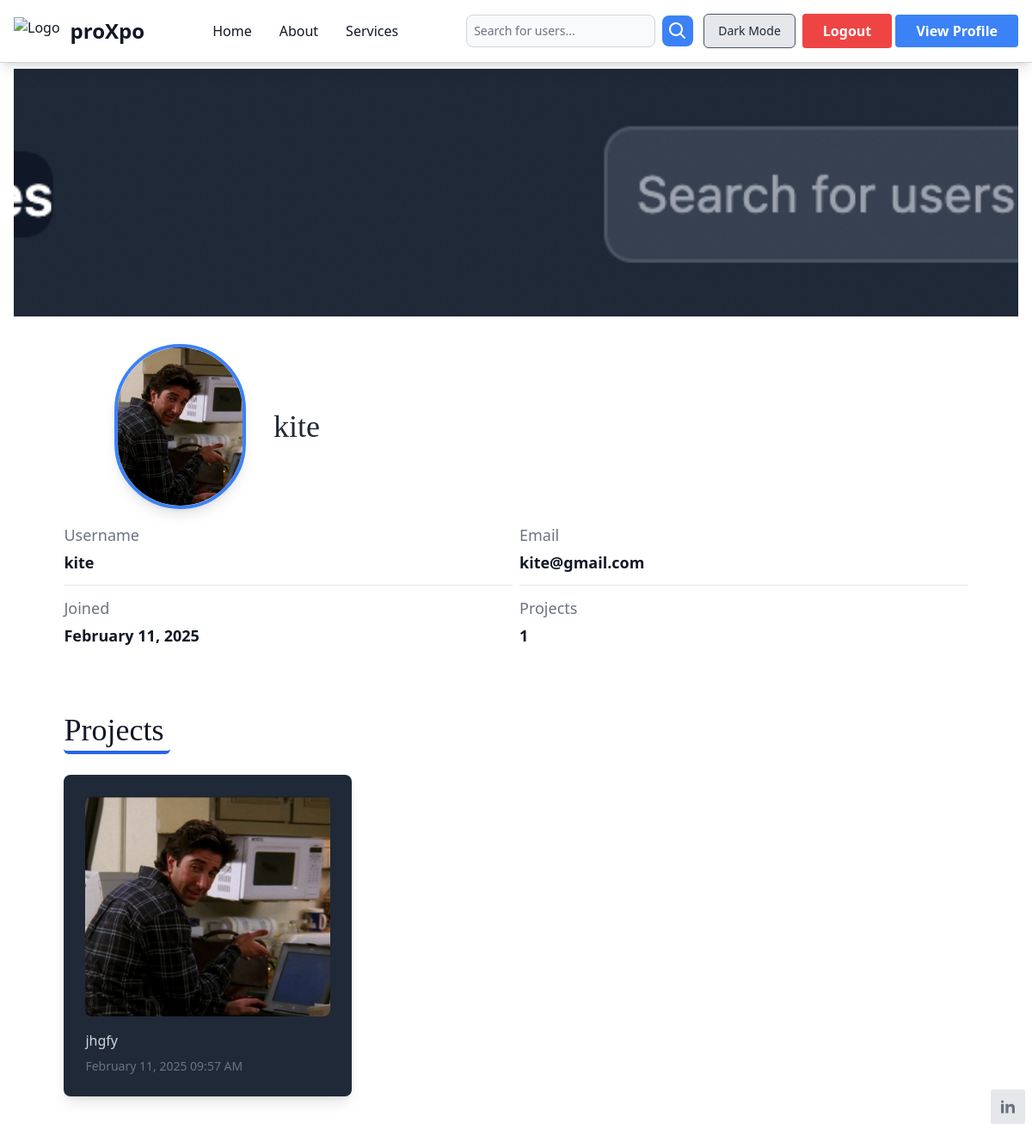
Before: /tweet/profile/kite/ (signed in) with the older database file.
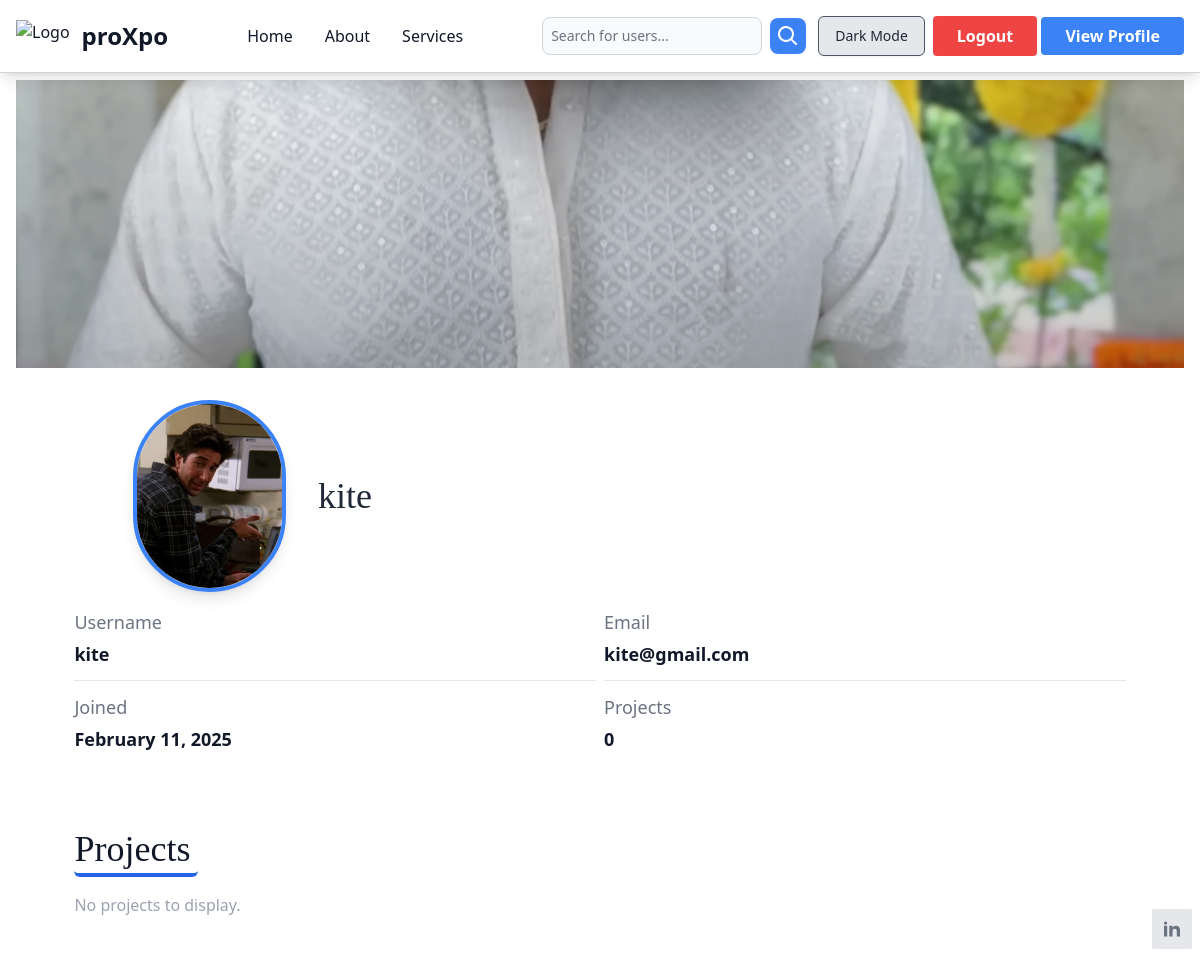
After: the same page with the newer database file.
### tweet/models.py (models this page shows, shortened)
class UserProfile(models.Model):
    user = models.OneToOneField(User, on_delete=models.CASCADE, related_name='profile')
    profile_picture = models.ImageField(upload_to='profile_pics/', blank=True, null=True)
    background_picture = models.ImageField(upload_to='background_pics/', blank=True, null=True)
    updated_at = models.DateTimeField(auto_now=True)
    linkedin_url = models.URLField(max_length=255, blank=True, null=True)

class Project(models.Model):
    user = models.ForeignKey(User, on_delete=models.CASCADE)
    name = models.CharField(max_length=255, blank=False, null=False, default="")
    text = models.TextField()
    image = models.ImageField(upload_to='photos/', blank=True, null=True)
    project_type = models.CharField(max_length=50, choices=PROJECT_TYPE_CHOICES, default='Personal Project')  # ← NEW FIELD
    created_at = models.DateTimeField(auto_now_add=True)
    updated_at = models.DateTimeField(auto_now=True)

### tweet/views.py (the view)
# urls.py: path('profile/<str:username>/', views.user_profile, name='user_profile'),
@login_required
def user_profile(request, username):
    user = get_object_or_404(User, username=username)
    profile, created = UserProfile.objects.get_or_create(user=user)
    projects = Project.objects.filter(user=user).order_by('-created_at')
    if request.method == 'POST':
        form = ProfilePictureForm(request.POST, request.FILES, instance=profile)
        if form.is_valid():
            form.save()
            return redirect('user_profile', username=user.username)
    else:
        form = ProfilePictureForm(instance=profile)
    return render(request, 'profile.html', {
        'user': user,
        'profile': profile,
        'projects': projects,
        'form': form,
    })

### tweet/forms.py
class ProfilePictureForm(forms.ModelForm):
    class Meta:
        model = UserProfile
        fields = ['profile_picture', 'background_picture', 'linkedin_url']
        widgets = {
            'linkedin_url': forms.URLInput(attrs={'class': 'w-full p-2 border rounded-lg'})
        }

### tweet/templates/profile.html (shortened to what this page needs)
{% extends "layout.html" %}
{% load static %}
{% block content %}
<section class="w-full overflow-hidden dark:bg-gray-900">
    <div class="flex flex-col">
        <div class="relative w-full xl:h-[20rem] lg:h-[18rem] md:h-[16rem] sm:h-[14rem] h-[11rem]">
            {% if profile.background_picture %}
                <img src="{{ profile.background_picture.url }}"
                     alt="Cover"
                     class="w-full h-full object-cover">
            {% else %}
                <img src="{% static "images/defaultcImage.jpg" %}"
                     alt="Default Cover"
                     class="w-full h-full object-cover">
            {% endif %}
        </div>
        <div class="sm:w-[80%] w-[90%] mx-auto flex items-center mt-8 mb-6">
            <div class="relative">
                {% if profile.profile_picture %}
                    <img src="{{ profile.profile_picture.url }}"
                        alt="Profile"
                        class="rounded-full lg:w-[12rem] lg:h-[12rem] md:w-[10rem] md:h-[10rem] sm:w-[8rem] sm:h-[8rem] w-[7rem] h-[7rem] object-cover border-4 border-blue-500 shadow-lg">
                {% else %}
                    <img src= "{% static "images/defaultProfile.png" %}"
                        alt="Default Profile"
                        class="rounded-full lg:w-[12rem] lg:h-[12rem] md:w-[10rem] md:h-[10rem] sm:w-[8rem] sm:h-[8rem] w-[7rem] h-[7rem] object-cover border-4 border-blue-500 shadow-lg">
                {% endif %}
            </div>
            <h1 class="w-full text-left my-4 sm:mx-4 pl-4 text-gray-800 dark:text-white lg:text-4xl md:text-3xl sm:text-3xl text-xl font-serif">
                {{ user.username }}
            </h1>
        </div>
        <div class="xl:w-[80%] lg:w-[90%] md:w-[90%] sm:w-[92%] w-[90%] mx-auto flex flex-col gap-4 items-center relative lg:-top-8 md:-top-6 -top-4">
            <div class="w-full my-auto py-6 flex flex-col justify-center gap-2">
                <div class="w-full flex sm:flex-row flex-col gap-2 justify-center">
                    <div class="w-full">
                        <dl class="text-gray-900 divide-y divide-gray-200 dark:text-white dark:divide-gray-700">
                            <div class="flex flex-col pb-3">
                                <dt class="mb-1 text-gray-500 md:text-lg dark:text-gray-400">Username</dt>
                                <dd class="text-lg font-semibold">{{ user.username }}</dd>
                            </div>
                            <div class="flex flex-col py-3">
                                <dt class="mb-1 text-gray-500 md:text-lg dark:text-gray-400">Joined</dt>
                                <dd class="text-lg font-semibold">{{ user.date_joined|date:"F d, Y" }}</dd>
                            </div>
                        </dl>
                    </div>
                    <div class="w-full">
                        <dl class="text-gray-900 divide-y divide-gray-200 dark:text-white dark:divide-gray-700">
                            <div class="flex flex-col pb-3">
                                <dt class="mb-1 text-gray-500 md:text-lg dark:text-gray-400">Email</dt>
                                <dd class="text-lg font-semibold min-h-[1.5rem]">
                                    {% if user.email %}
                                        {{ user.email }}
                                    {% else %}
                                        <span class="text-gray-400">Not provided</span>
                                    {% endif %}
                                </dd>
                            </div>
                            <div class="flex flex-col pt-3">
                                <dt class="mb-1 text-gray-500 md:text-lg dark:text-gray-400">Projects</dt>
                                <dd class="text-lg font-semibold">{{ projects.count }}</dd>
                            </div>
                        </dl>
                    </div>
                </div>
                <div class="my-10 w-full">
                    <h1 class="w-fit font-serif my-4 pb-1 pr-2 rounded-b-md border-b-4 border-blue-600 dark:border-yellow-600 dark:text-white lg:text-4xl md:text-3xl text-xl">
                        Projects
                    </h1>
                    {% if projects %}
                    <div class="grid grid-cols-1 sm:grid-cols-2 lg:grid-cols-3 gap-6 mt-6">
                        {% for project in projects %}
                        <a href="{% url 'index' project.id %}" class="block">
                            <div class="bg-gray-800 text-white rounded-lg shadow-lg p-6 border border-transparent hover:border-yellow-300 transition duration-300">
                                {% if project.image %}
                                <img src="{{ project.image.url }}"
                                     alt="Project Image"
                                     class="w-full h-64 object-cover rounded-lg mb-4">
                                {% endif %}
                                <p class="text-gray-300">{{ project.text }}</p>
                                <p class="text-sm text-gray-500 mt-2">
                                    {{ project.created_at|date:"F d, Y h:i A" }}
                                </p>
                            </div>
                        </a>
                        {% endfor %}
                    </div>
                    {% else %}
                    <p class="text-gray-400 mt-4">No projects to display.</p>
                    {% endif %}
                </div>
            </div>
            <div class="fixed right-2 bottom-20 flex flex-col rounded-sm bg-gray-200 text-gray-500 dark:bg-gray-200/80 dark:text-gray-700">
                {% if profile.linkedin_url %}
                <a href="{{ profile.linkedin_url }}" target="_blank" class="p-2 hover:text-blue-500">
                </a>
                {% endif %}
            </div>
        </div>
    </div>
</section>
{% endblock %}

### templates/layout.html (shortened to what this page needs)
{% load static tailwind_tags %}
<!DOCTYPE html>
<html lang="en" class="dark">
<head>
    {% tailwind_css %}
</head>
<body class="bg-white text-gray-900 dark:bg-gray-900 dark:text-white">
    <nav class="fixed top-0 left-0 w-full bg-white border-b border-gray-300 dark:bg-gray-800 dark:border-gray-700 shadow-lg z-50">
        <div class="max-w-screen-xl flex flex-wrap items-center justify-between mx-auto p-4">
            <a href="{% url 'proxpo' %}" class="flex items-center space-x-3 rtl:space-x-reverse">
                <img src="{% static 'images/logo.png' %}" class="h-8" alt="Logo" />
                <span class="self-center text-2xl font-semibold whitespace-nowrap dark:text-white">proXpo</span>
            </a>
            <div class="flex md:order-2">
                <form method="GET" action="{% url 'search_users' %}" class="flex items-center space-x-2">
                    <input
                        type="text"
                        name="q"
                        id="search-navbar"
                        class="block w-full p-2 text-sm text-gray-900 border border-gray-300 rounded-lg bg-gray-50 focus:ring-blue-500 focus:border-blue-500 dark:bg-gray-700 dark:border-gray-600 dark:placeholder-gray-400 dark:text-white dark:focus:ring-blue-500 dark:focus:border-blue-500"
                        placeholder="Search for users..."
                    >
                    <button type="submit"
                            class="p-2 bg-blue-500 text-white rounded-lg hover:bg-blue-600 focus:outline-none focus:ring-2 focus:ring-blue-400 focus:ring-offset-2 dark:focus:ring-offset-gray-800">
                        <svg class="w-5 h-5" fill="currentColor" xmlns="http://www.w3.org/2000/svg" viewBox="0 0 20 20">
                            <path fill-rule="evenodd"
                                  d="M12.9 14.32a8 8 0 111.414-1.415l4.387 4.387a1 1 0 11-1.414 1.414l-4.387-4.387zM8 14a6 6 0 100-12 6 6 0 000 12z"
                                  clip-rule="evenodd" />
                        </svg>
                    </button>
                </form>
                <button
                    id="themeToggleButton"
                    onclick="toggleDarkMode()"
                    class="ml-3 px-4 py-2 text-sm font-medium text-gray-800 bg-gray-200 border border-gray-600 rounded-md shadow-sm hover:bg-gray-300 dark:bg-gray-800 dark:text-white dark:border-white dark:hover:bg-gray-700 focus:outline-none focus:ring-2 focus:ring-gray-400 focus:ring-offset-2 dark:focus:ring-offset-gray-800">
                </button>
                {% if user.is_authenticated %}
                <form method="post" action="{% url 'logout' %}">
                    <button class="bg-red-500 hover:bg-red-600 text-white font-bold py-2 px-6 ml-2 rounded" type="submit">
                        Logout
                    </button>
                    <a href="{% url 'user_profile' request.user.username %}"
               class="bg-blue-500 hover:bg-blue-600 text-white font-bold py-2 px-6 rounded">
                View Profile
            </a>
                </form>
                {% endif %}
            </div>
            <div class="items-center justify-between hidden w-full md:flex md:w-auto md:order-1" id="navbar-search">
                {% with url_name=request.resolver_match.url_name %}
                <ul class="flex flex-col p-4 md:p-0 mt-4 font-medium border-b border-gray-300 bg-white md:space-x-8 rtl:space-x-reverse md:flex-row md:mt-0 md:border-0 dark:bg-gray-800 dark:border-gray-700">
                    <li>
                        <a href="{% url 'project_list' %}" class="block py-2 px-3 rounded {% if url_name == 'project_list' or url_name == 'project_create' or url_name == 'project_edit' or url_name == 'project_delete' or url_name == 'index' or url_name == 'profile' or url_name == 'home' %}text-blue-700 dark:text-blue-500{% else %}text-gray-900 dark:text-white{% endif %} hover:bg-gray-100 md:hover:bg-transparent md:hover:text-blue-700 md:p-0 md:dark:hover:text-blue-500 dark:hover:bg-gray-700 dark:hover:text-white md:dark:hover:bg-transparent dark:border-gray-700" aria-current="page">Home</a>
                    </li>
                    <li>
                        <a href="{% url 'about' %}" class="block py-2 px-3 rounded {% if url_name == 'about' %}text-blue-700 dark:text-blue-500{% else %}text-gray-900 dark:text-white{% endif %} hover:bg-gray-100 md:hover:bg-transparent md:hover:text-blue-700 md:p-0 md:dark:hover:text-blue-500 dark:hover:bg-gray-700 dark:hover:text-white md:dark:hover:bg-transparent dark:border-gray-700">About</a>
                    </li>
                    <li>
                        <a href="{% url 'services' %}" class="block py-2 px-3 rounded {% if url_name == 'services' %}text-blue-700 dark:text-blue-500{% else %}text-gray-900 dark:text-white{% endif %} hover:bg-gray-100 md:hover:bg-transparent md:hover:text-blue-700 md:p-0 md:dark:hover:text-blue-500 dark:hover:bg-gray-700 dark:hover:text-white md:dark:hover:bg-transparent dark:border-gray-700">Services</a>
                    </li>
                </ul>
                {% endwith %}
            </div>
        </div>
    </nav>
    <main class="pt-20 p-4">
        {% block content %}{% endblock %}
    </main>
</body>
</html>

Changed rows visible on the page:
removed Project: image (picture), text "jhgfy", created_at "February 11, 2025 09:57 AM"
changed UserProfile: background_picture: a different picture
Other visible differences:
{{ projects.count }}: "1" → "0"
text now shown: "No projects to display."
